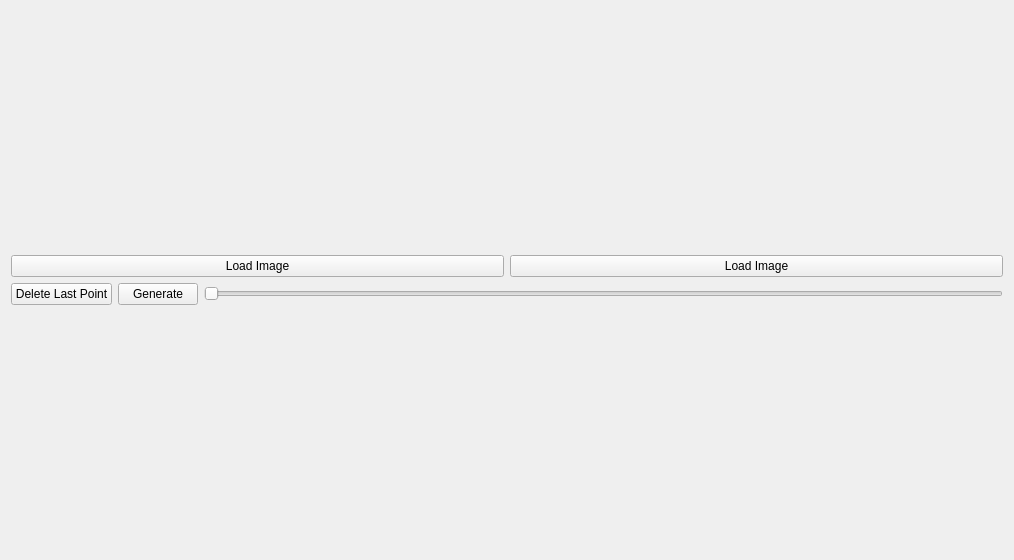
<?xml version="1.0" encoding="UTF-8"?>
<ui version="4.0">
 <class>Form</class>
 <widget class="QWidget" name="Form">
  <property name="geometry">
   <rect>
    <x>0</x>
    <y>0</y>
    <width>1014</width>
    <height>560</height>
   </rect>
  </property>
  <property name="windowTitle">
   <string>Image Morphing Tool</string>
  </property>
  <layout class="QGridLayout" name="gridLayout">
   <item row="0" column="1">
    <widget class="QLabel" name="image_label2">
     <property name="text">
      <string/>
     </property>
    </widget>
   </item>
   <item row="1" column="1">
    <widget class="QPushButton" name="image2_load_button">
     <property name="text">
      <string>Load Image</string>
     </property>
    </widget>
   </item>
   <item row="1" column="0">
    <widget class="QPushButton" name="image1_load_button">
     <property name="text">
      <string>Load Image</string>
     </property>
    </widget>
   </item>
   <item row="0" column="0">
    <widget class="QLabel" name="image_label1">
     <property name="text">
      <string/>
     </property>
    </widget>
   </item>
   <item row="7" column="0">
    <widget class="QLabel" name="image_label3">
     <property name="text">
      <string/>
     </property>
    </widget>
   </item>
   <item row="2" column="0" colspan="2">
    <layout class="QHBoxLayout" name="horizontalLayout_2">
     <item>
      <widget class="QPushButton" name="delete_button">
       <property name="text">
        <string>Delete Last Point</string>
       </property>
      </widget>
     </item>
     <item>
      <widget class="QPushButton" name="generate_button">
       <property name="text">
        <string>Generate</string>
       </property>
      </widget>
     </item>
     <item>
      <widget class="QSlider" name="slider">
       <property name="maximum">
        <number>500</number>
       </property>
       <property name="orientation">
        <enum>Qt::Horizontal</enum>
       </property>
      </widget>
     </item>
    </layout>
   </item>
  </layout>
 </widget>
 <resources/>
 <connections/>
</ui>
